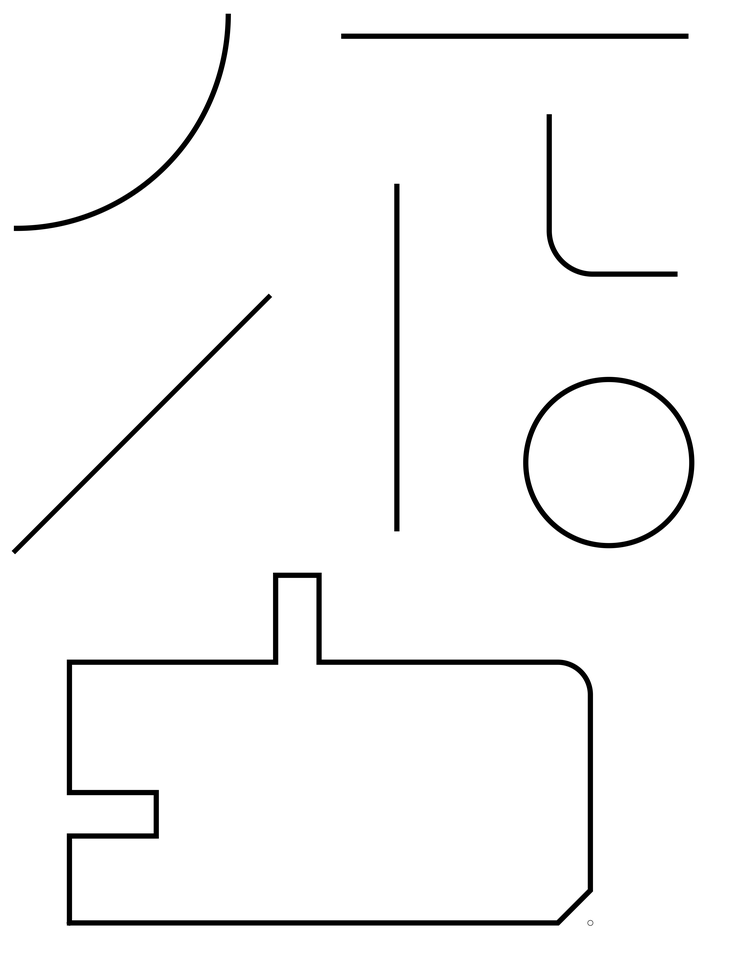
#> input picture simulator_assets/TestImage_600ppi.png, 738 x 956 px, shrunk from 5100 x 6600 before the run
$ python -i image_processing.py   (imports and definitions only)
#> lines starting #> are read from the running program, lines starting #| are printed output that depends on the picture; after the words box and inside, x2 and y2 are one past the last pixel; in counts of white or black regions, pixels touching at a corner belong together
#> further down, picture is the input picture: shape (956, 738, 3); min 0, max 255, mean 247.4
from __future__ import annotations

from dataclasses import dataclass
from typing import List

import cv2
import numpy as np


@dataclass
class FoundContour:
    """A contour found in the thresholded image."""

    id: int
    points: np.ndarray  # Shape: (N, 2), pixel coordinates
    area: float
    layer: str
    parent_index: int
    enabled: bool = True


@dataclass
class ProcessedImage:
    """Intermediate processing results used by the UI preview."""

    threshold_image: np.ndarray
    contours: List[FoundContour]


def threshold_image(
    image_bgr: np.ndarray,
    threshold_value: int = 127,
    blur_size: int = 3,
    invert: bool = False,
) -> np.ndarray:
    """Convert a BGR image to a clean black/white threshold image.

    OpenCV contour detection works best when the part/profile is white on a black
    background. Use `invert=True` when the part shows up dark on a light background.
    """
#> called with threshold_value = 127, blur_size = 3, invert = False

    if image_bgr is None:
        raise ValueError("image_bgr cannot be None")

    gray = cv2.cvtColor(image_bgr, cv2.COLOR_BGR2GRAY)

    # Gaussian blur needs an odd kernel size. A value of 0/1 means no useful blur.
    blur_size = max(1, int(blur_size))
    if blur_size % 2 == 0:
        blur_size += 1

    if blur_size > 1:
        gray = cv2.GaussianBlur(gray, (blur_size, blur_size), 0)

    mode = cv2.THRESH_BINARY_INV if invert else cv2.THRESH_BINARY
    _, binary = cv2.threshold(gray, int(threshold_value), 255, mode)
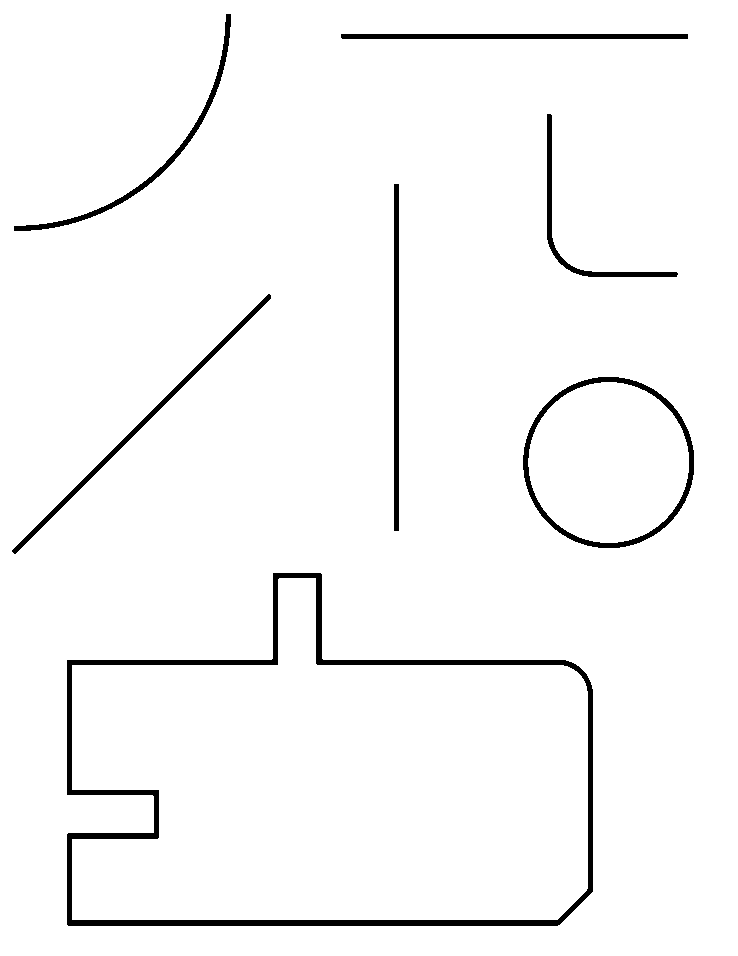
#> binary: shape (956, 738); 97% white; 7 black regions
    return binary


def find_contours(
    image_bgr: np.ndarray,
    threshold_value: int = 127,
    blur_size: int = 3,
    invert: bool = False,
    min_area: float = 100.0,
    simplify_percent: float = 0.05,
) -> ProcessedImage:
    """Find simplified contours suitable for a rough DXF export.

    `simplify_percent` is the epsilon percentage of each contour perimeter used by
    cv2.approxPolyDP. Higher values make fewer points and rougher geometry.
    """

    binary = threshold_image(
        image_bgr=image_bgr,
        threshold_value=threshold_value,
        blur_size=blur_size,
        invert=invert,
    )

    # CHAIN_APPROX_NONE keeps full contour detail before our own simplification.
    # That gives radii/curves enough source points for SheetCam's arc fitting.
    contours, hierarchy = cv2.findContours(binary, cv2.RETR_CCOMP, cv2.CHAIN_APPROX_NONE)
#> contours = 10 contours; largest, box (x1, y1, x2, y2) and area: (0, 0, 738, 956) 703835, (66, 572, 594, 927) 140956, (72, 578, 588, 920) 129049, (522, 376, 695, 549) 23279, (528, 382, 689, 543) 20108
    found: List[FoundContour] = []

    if hierarchy is None:
        return ProcessedImage(threshold_image=binary, contours=found)

    image_h, image_w = binary.shape[:2]
#> image_h = 956; image_w = 738
    border_margin = 2

    hierarchy = hierarchy[0]
    for index, contour in enumerate(contours):
        area = float(abs(cv2.contourArea(contour)))
        if area < float(min_area):
            continue

        perimeter = cv2.arcLength(contour, True)
        epsilon = perimeter * (float(simplify_percent) / 100.0)
        approx = cv2.approxPolyDP(contour, epsilon, True)

        # OpenCV stores contours as (N, 1, 2). Flatten to (N, 2).
        points = approx.reshape(-1, 2).astype(float)
        if len(points) < 3:
            continue

        # Ignore contours that touch the image/page border. These are usually the
        # image boundary, not the part.
        touches_border = (
            np.min(points[:, 0]) <= border_margin
            or np.min(points[:, 1]) <= border_margin
            or np.max(points[:, 0]) >= image_w - 1 - border_margin
            or np.max(points[:, 1]) >= image_h - 1 - border_margin
        )
        if touches_border:
            continue

        parent_index = int(hierarchy[index][3])
        layer = "OUTSIDE" if parent_index == -1 else "INSIDE"

        found.append(
            FoundContour(
                id=-1,  # Assigned after sorting.
                points=points,
                area=area,
                layer=layer,
                parent_index=parent_index,
                enabled=True,
            )
        )
#> this loop made 10 passes
#> (area, perimeter, epsilon, touches_border, parent_index, layer) on passes 1, 2, 4, 5, 6, 7, 8, 9, 10: (129049, 1854.4, 0.927, False, -1, 'OUTSIDE'), (20107.5, 530.5, 0.265, False, -1, 'OUTSIDE'), (140956, 1896.2, 0.948, False, 2, 'INSIDE'), (23279, 569.7, 0.285, False, 2, 'INSIDE'), (2061, 738.6, 0.369, False, 2, 'INSIDE'), (2086, 705.7, 0.353, False, 2, 'INSIDE'), (1630, 558, 0.279, False, 2, 'INSIDE'), (2084.5, 705.1, 0.353, False, 2, 'INSIDE'), (2072, 723.2, 0.362, False, 2, 'INSIDE')
#> (area, perimeter, epsilon, points, touches_border) on pass 3: (703835, 3384, 1.69, [[0, 0], [0, 955], [737, 955], [737, 0]], True)
#> after the loop, found = 9 items

    # Largest contours first. This makes the UI status and contour list easier to read.
    found.sort(key=lambda c: c.area, reverse=True)
    for contour_id, contour in enumerate(found):
        contour.id = contour_id
#> this loop made 9 passes

    return ProcessedImage(threshold_image=binary, contours=found)

>>> import cv2
>>> picture = cv2.imread('../simulator_assets/TestImage_600ppi.png')
>>> result = find_contours(picture)
